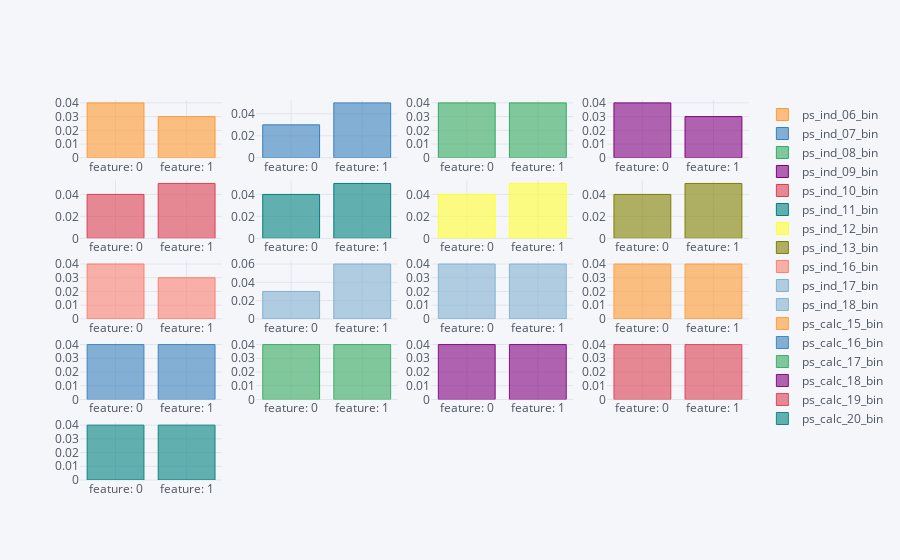

The notebook cell saved with this chart:
### Code cell
df.iplot(kind = 'bar', subplots = True, shape = (5, 4))

### Figure 1 — Plotly figure (JSON) as saved in the notebook; plotly's stock layout.template omitted (floating-point values rounded to 4 significant figures)
{"data": [{"marker": {"color": "rgba(255, 153, 51, 0.6)", "line": {"color": "rgba(255, 153, 51, 1.0)", "width": 1}}, "name": "ps_ind_06_bin", "orientation": "v", "text": "", "type": "bar", "uid": "913a57c5-e837-4d3f-b356-737b1b56b60b", "x": ["feature: 0", "feature: 1"], "xaxis": "x", "y": [0.04, 0.03], "yaxis": "y"}, {"marker": {"color": "rgba(55, 128, 191, 0.6)", "line": {"color": "rgba(55, 128, 191, 1.0)", "width": 1}}, "name": "ps_ind_07_bin", "orientation": "v", "text": "", "type": "bar", "uid": "b6360ea8-29a9-4f01-9ca3-20b9fde2f39e", "x": ["feature: 0", "feature: 1"], "xaxis": "x2", "y": [0.03, 0.05], "yaxis": "y2"}, {"marker": {"color": "rgba(50, 171, 96, 0.6)", "line": {"color": "rgba(50, 171, 96, 1.0)", "width": 1}}, "name": "ps_ind_08_bin", "orientation": "v", "text": "", "type": "bar", "uid": "bbd8d4e2-1d1e-4ba2-b5d9-5cdfe0ffe847", "x": ["feature: 0", "feature: 1"], "xaxis": "x3", "y": [0.04, 0.04], "yaxis": "y3"}, {"marker": {"color": "rgba(128, 0, 128, 0.6)", "line": {"color": "rgba(128, 0, 128, 1.0)", "width": 1}}, "name": "ps_ind_09_bin", "orientation": "v", "text": "", "type": "bar", "uid": "2db38bb0-4102-409c-b407-ea8ae33b1d70", "x": ["feature: 0", "feature: 1"], "xaxis": "x4", "y": [0.04, 0.03], "yaxis": "y4"}, {"marker": {"color": "rgba(219, 64, 82, 0.6)", "line": {"color": "rgba(219, 64, 82, 1.0)", "width": 1}}, "name": "ps_ind_10_bin", "orientation": "v", "text": "", "type": "bar", "uid": "3d770c98-4309-4319-bc7a-94e375a369eb", "x": ["feature: 0", "feature: 1"], "xaxis": "x5", "y": [0.04, 0.05], "yaxis": "y5"}, {"marker": {"color": "rgba(0, 128, 128, 0.6)", "line": {"color": "rgba(0, 128, 128, 1.0)", "width": 1}}, "name": "ps_ind_11_bin", "orientation": "v", "text": "", "type": "bar", "uid": "5258e951-d49a-4db4-b282-72e8f8964db5", "x": ["feature: 0", "feature: 1"], "xaxis": "x6", "y": [0.04, 0.05], "yaxis": "y6"}, {"marker": {"color": "rgba(255, 255, 51, 0.6)", "line": {"color": "rgba(255, 255, 51, 1.0)", "width": 1}}, "name": "ps_ind_12_bin", "orientation": "v", "text": "", "type": "bar", "uid": "21a72cec-0d11-400e-ac2a-878ed6c2f9f8", "x": ["feature: 0", "feature: 1"], "xaxis": "x7", "y": [0.04, 0.05], "yaxis": "y7"}, {"marker": {"color": "rgba(128, 128, 0, 0.6)", "line": {"color": "rgba(128, 128, 0, 1.0)", "width": 1}}, "name": "ps_ind_13_bin", "orientation": "v", "text": "", "type": "bar", "uid": "66bbf9a4-e43a-43d9-af2d-603ba5d8d21c", "x": ["feature: 0", "feature: 1"], "xaxis": "x8", "y": [0.04, 0.05], "yaxis": "y8"}, {"marker": {"color": "rgba(251, 128, 114, 0.6)", "line": {"color": "rgba(251, 128, 114, 1.0)", "width": 1}}, "name": "ps_ind_16_bin", "orientation": "v", "text": "", "type": "bar", "uid": "cd0e4a47-e495-4698-b3b3-0afb388fdc55", "x": ["feature: 0", "feature: 1"], "xaxis": "x9", "y": [0.04, 0.03], "yaxis": "y9"}, {"marker": {"color": "rgba(128, 177, 211, 0.6)", "line": {"color": "rgba(128, 177, 211, 1.0)", "width": 1}}, "name": "ps_ind_17_bin", "orientation": "v", "text": "", "type": "bar", "uid": "5b214e20-a97a-432b-9643-30b324540650", "x": ["feature: 0", "feature: 1"], "xaxis": "x10", "y": [0.03, 0.06], "yaxis": "y10"}, {"marker": {"color": "rgba(128, 177, 211, 0.6)", "line": {"color": "rgba(128, 177, 211, 0.8999999999999999)", "width": 1}}, "name": "ps_ind_18_bin", "orientation": "v", "text": "", "type": "bar", "uid": "15310f07-54cd-4a54-9af4-bf74156537ed", "x": ["feature: 0", "feature: 1"], "xaxis": "x11", "y": [0.04, 0.04], "yaxis": "y11"}, {"marker": {"color": "rgba(255, 153, 51, 0.6)", "line": {"color": "rgba(255, 153, 51, 0.8999999999999999)", "width": 1}}, "name": "ps_calc_15_bin", "orientation": "v", "text": "", "type": "bar", "uid": "a7b907d7-412b-4504-9437-751c9df33e77", "x": ["feature: 0", "feature: 1"], "xaxis": "x12", "y": [0.04, 0.04], "yaxis": "y12"}, {"marker": {"color": "rgba(55, 128, 191, 0.6)", "line": {"color": "rgba(55, 128, 191, 0.8999999999999999)", "width": 1}}, "name": "ps_calc_16_bin", "orientation": "v", "text": "", "type": "bar", "uid": "bf1605b7-922f-4b78-90df-bd228b5e9f3a", "x": ["feature: 0", "feature: 1"], "xaxis": "x13", "y": [0.04, 0.04], "yaxis": "y13"}, {"marker": {"color": "rgba(50, 171, 96, 0.6)", "line": {"color": "rgba(50, 171, 96, 0.8999999999999999)", "width": 1}}, "name": "ps_calc_17_bin", "orientation": "v", "text": "", "type": "bar", "uid": "df0b4cd3-df60-458f-a640-223537be1444", "x": ["feature: 0", "feature: 1"], "xaxis": "x14", "y": [0.04, 0.04], "yaxis": "y14"}, {"marker": {"color": "rgba(128, 0, 128, 0.6)", "line": {"color": "rgba(128, 0, 128, 0.8999999999999999)", "width": 1}}, "name": "ps_calc_18_bin", "orientation": "v", "text": "", "type": "bar", "uid": "f837f245-a691-4c65-b6e1-c82826d6cace", "x": ["feature: 0", "feature: 1"], "xaxis": "x15", "y": [0.04, 0.04], "yaxis": "y15"}, {"marker": {"color": "rgba(219, 64, 82, 0.6)", "line": {"color": "rgba(219, 64, 82, 0.8999999999999999)", "width": 1}}, "name": "ps_calc_19_bin", "orientation": "v", "text": "", "type": "bar", "uid": "8a9276f5-b285-4370-bb0c-8123fd0b3bcb", "x": ["feature: 0", "feature: 1"], "xaxis": "x16", "y": [0.04, 0.04], "yaxis": "y16"}, {"marker": {"color": "rgba(0, 128, 128, 0.6)", "line": {"color": "rgba(0, 128, 128, 0.8999999999999999)", "width": 1}}, "name": "ps_calc_20_bin", "orientation": "v", "text": "", "type": "bar", "uid": "809996f8-3308-40ff-b848-49704e2c4724", "x": ["feature: 0", "feature: 1"], "xaxis": "x17", "y": [0.04, 0.04], "yaxis": "y17"}], "layout": {"legend": {"bgcolor": "#F5F6F9", "font": {"color": "#4D5663"}}, "paper_bgcolor": "#F5F6F9", "plot_bgcolor": "#F5F6F9", "title": {"font": {"color": "#4D5663"}}, "xaxis": {"anchor": "y", "domain": [0, 0.2125], "gridcolor": "#E1E5ED", "showgrid": true, "tickfont": {"color": "#4D5663"}, "title": {"font": {"color": "#4D5663"}, "text": ""}, "zerolinecolor": "#E1E5ED"}, "xaxis10": {"anchor": "y10", "domain": [0.2625, 0.475], "gridcolor": "#E1E5ED", "showgrid": true, "tickfont": {"color": "#4D5663"}, "title": {"font": {"color": "#4D5663"}, "text": ""}, "zerolinecolor": "#E1E5ED"}, "xaxis11": {"anchor": "y11", "domain": [0.525, 0.7375], "gridcolor": "#E1E5ED", "showgrid": true, "tickfont": {"color": "#4D5663"}, "title": {"font": {"color": "#4D5663"}, "text": ""}, "zerolinecolor": "#E1E5ED"}, "xaxis12": {"anchor": "y12", "domain": [0.7875, 1], "gridcolor": "#E1E5ED", "showgrid": true, "tickfont": {"color": "#4D5663"}, "title": {"font": {"color": "#4D5663"}, "text": ""}, "zerolinecolor": "#E1E5ED"}, "xaxis13": {"anchor": "y13", "domain": [0, 0.2125], "gridcolor": "#E1E5ED", "showgrid": true, "tickfont": {"color": "#4D5663"}, "title": {"font": {"color": "#4D5663"}, "text": ""}, "zerolinecolor": "#E1E5ED"}, "xaxis14": {"anchor": "y14", "domain": [0.2625, 0.475], "gridcolor": "#E1E5ED", "showgrid": true, "tickfont": {"color": "#4D5663"}, "title": {"font": {"color": "#4D5663"}, "text": ""}, "zerolinecolor": "#E1E5ED"}, "xaxis15": {"anchor": "y15", "domain": [0.525, 0.7375], "gridcolor": "#E1E5ED", "showgrid": true, "tickfont": {"color": "#4D5663"}, "title": {"font": {"color": "#4D5663"}, "text": ""}, "zerolinecolor": "#E1E5ED"}, "xaxis16": {"anchor": "y16", "domain": [0.7875, 1], "gridcolor": "#E1E5ED", "showgrid": true, "tickfont": {"color": "#4D5663"}, "title": {"font": {"color": "#4D5663"}, "text": ""}, "zerolinecolor": "#E1E5ED"}, "xaxis17": {"anchor": "y17", "domain": [0, 0.2125], "gridcolor": "#E1E5ED", "showgrid": true, "tickfont": {"color": "#4D5663"}, "title": {"font": {"color": "#4D5663"}, "text": ""}, "zerolinecolor": "#E1E5ED"}, "xaxis18": {"anchor": "y18", "domain": [0.2625, 0.475], "gridcolor": "#E1E5ED", "showgrid": true, "tickfont": {"color": "#4D5663"}, "title": {"font": {"color": "#4D5663"}, "text": ""}, "zerolinecolor": "#E1E5ED"}, "xaxis19": {"anchor": "y19", "domain": [0.525, 0.7375], "gridcolor": "#E1E5ED", "showgrid": true, "tickfont": {"color": "#4D5663"}, "title": {"font": {"color": "#4D5663"}, "text": ""}, "zerolinecolor": "#E1E5ED"}, "xaxis2": {"anchor": "y2", "domain": [0.2625, 0.475], "gridcolor": "#E1E5ED", "showgrid": true, "tickfont": {"color": "#4D5663"}, "title": {"font": {"color": "#4D5663"}, "text": ""}, "zerolinecolor": "#E1E5ED"}, "xaxis20": {"anchor": "y20", "domain": [0.7875, 1], "gridcolor": "#E1E5ED", "showgrid": true, "tickfont": {"color": "#4D5663"}, "title": {"font": {"color": "#4D5663"}, "text": ""}, "zerolinecolor": "#E1E5ED"}, "xaxis3": {"anchor": "y3", "domain": [0.525, 0.7375], "gridcolor": "#E1E5ED", "showgrid": true, "tickfont": {"color": "#4D5663"}, "title": {"font": {"color": "#4D5663"}, "text": ""}, "zerolinecolor": "#E1E5ED"}, "xaxis4": {"anchor": "y4", "domain": [0.7875, 1], "gridcolor": "#E1E5ED", "showgrid": true, "tickfont": {"color": "#4D5663"}, "title": {"font": {"color": "#4D5663"}, "text": ""}, "zerolinecolor": "#E1E5ED"}, "xaxis5": {"anchor": "y5", "domain": [0, 0.2125], "gridcolor": "#E1E5ED", "showgrid": true, "tickfont": {"color": "#4D5663"}, "title": {"font": {"color": "#4D5663"}, "text": ""}, "zerolinecolor": "#E1E5ED"}, "xaxis6": {"anchor": "y6", "domain": [0.2625, 0.475], "gridcolor": "#E1E5ED", "showgrid": true, "tickfont": {"color": "#4D5663"}, "title": {"font": {"color": "#4D5663"}, "text": ""}, "zerolinecolor": "#E1E5ED"}, "xaxis7": {"anchor": "y7", "domain": [0.525, 0.7375], "gridcolor": "#E1E5ED", "showgrid": true, "tickfont": {"color": "#4D5663"}, "title": {"font": {"color": "#4D5663"}, "text": ""}, "zerolinecolor": "#E1E5ED"}, "xaxis8": {"anchor": "y8", "domain": [0.7875, 1], "gridcolor": "#E1E5ED", "showgrid": true, "tickfont": {"color": "#4D5663"}, "title": {"font": {"color": "#4D5663"}, "text": ""}, "zerolinecolor": "#E1E5ED"}, "xaxis9": {"anchor": "y9", "domain": [0, 0.2125], "gridcolor": "#E1E5ED", "showgrid": true, "tickfont": {"color": "#4D5663"}, "title": {"font": {"color": "#4D5663"}, "text": ""}, "zerolinecolor": "#E1E5ED"}, "yaxis": {"anchor": "x", "domain": [0.848, 1], "gridcolor": "#E1E5ED", "showgrid": true, "tickfont": {"color": "#4D5663"}, "title": {"font": {"color": "#4D5663"}, "text": ""}, "zerolinecolor": "#E1E5ED"}, "yaxis10": {"anchor": "x10", "domain": [0.424, 0.576], "gridcolor": "#E1E5ED", "showgrid": true, "tickfont": {"color": "#4D5663"}, "title": {"font": {"color": "#4D5663"}, "text": ""}, "zerolinecolor": "#E1E5ED"}, "yaxis11": {"anchor": "x11", "domain": [0.424, 0.576], "gridcolor": "#E1E5ED", "showgrid": true, "tickfont": {"color": "#4D5663"}, "title": {"font": {"color": "#4D5663"}, "text": ""}, "zerolinecolor": "#E1E5ED"}, "yaxis12": {"anchor": "x12", "domain": [0.424, 0.576], "gridcolor": "#E1E5ED", "showgrid": true, "tickfont": {"color": "#4D5663"}, "title": {"font": {"color": "#4D5663"}, "text": ""}, "zerolinecolor": "#E1E5ED"}, "yaxis13": {"anchor": "x13", "domain": [0.212, 0.364], "gridcolor": "#E1E5ED", "showgrid": true, "tickfont": {"color": "#4D5663"}, "title": {"font": {"color": "#4D5663"}, "text": ""}, "zerolinecolor": "#E1E5ED"}, "yaxis14": {"anchor": "x14", "domain": [0.212, 0.364], "gridcolor": "#E1E5ED", "showgrid": true, "tickfont": {"color": "#4D5663"}, "title": {"font": {"color": "#4D5663"}, "text": ""}, "zerolinecolor": "#E1E5ED"}, "yaxis15": {"anchor": "x15", "domain": [0.212, 0.364], "gridcolor": "#E1E5ED", "showgrid": true, "tickfont": {"color": "#4D5663"}, "title": {"font": {"color": "#4D5663"}, "text": ""}, "zerolinecolor": "#E1E5ED"}, "yaxis16": {"anchor": "x16", "domain": [0.212, 0.364], "gridcolor": "#E1E5ED", "showgrid": true, "tickfont": {"color": "#4D5663"}, "title": {"font": {"color": "#4D5663"}, "text": ""}, "zerolinecolor": "#E1E5ED"}, "yaxis17": {"anchor": "x17", "domain": [0, 0.152], "gridcolor": "#E1E5ED", "showgrid": true, "tickfont": {"color": "#4D5663"}, "title": {"font": {"color": "#4D5663"}, "text": ""}, "zerolinecolor": "#E1E5ED"}, "yaxis18": {"anchor": "x18", "domain": [0, 0.152], "gridcolor": "#E1E5ED", "showgrid": true, "tickfont": {"color": "#4D5663"}, "title": {"font": {"color": "#4D5663"}, "text": ""}, "zerolinecolor": "#E1E5ED"}, "yaxis19": {"anchor": "x19", "domain": [0, 0.152], "gridcolor": "#E1E5ED", "showgrid": true, "tickfont": {"color": "#4D5663"}, "title": {"font": {"color": "#4D5663"}, "text": ""}, "zerolinecolor": "#E1E5ED"}, "yaxis2": {"anchor": "x2", "domain": [0.848, 1], "gridcolor": "#E1E5ED", "showgrid": true, "tickfont": {"color": "#4D5663"}, "title": {"font": {"color": "#4D5663"}, "text": ""}, "zerolinecolor": "#E1E5ED"}, "yaxis20": {"anchor": "x20", "domain": [0, 0.152], "gridcolor": "#E1E5ED", "showgrid": true, "tickfont": {"color": "#4D5663"}, "title": {"font": {"color": "#4D5663"}, "text": ""}, "zerolinecolor": "#E1E5ED"}, "yaxis3": {"anchor": "x3", "domain": [0.848, 1], "gridcolor": "#E1E5ED", "showgrid": true, "tickfont": {"color": "#4D5663"}, "title": {"font": {"color": "#4D5663"}, "text": ""}, "zerolinecolor": "#E1E5ED"}, "yaxis4": {"anchor": "x4", "domain": [0.848, 1], "gridcolor": "#E1E5ED", "showgrid": true, "tickfont": {"color": "#4D5663"}, "title": {"font": {"color": "#4D5663"}, "text": ""}, "zerolinecolor": "#E1E5ED"}, "yaxis5": {"anchor": "x5", "domain": [0.636, 0.788], "gridcolor": "#E1E5ED", "showgrid": true, "tickfont": {"color": "#4D5663"}, "title": {"font": {"color": "#4D5663"}, "text": ""}, "zerolinecolor": "#E1E5ED"}, "yaxis6": {"anchor": "x6", "domain": [0.636, 0.788], "gridcolor": "#E1E5ED", "showgrid": true, "tickfont": {"color": "#4D5663"}, "title": {"font": {"color": "#4D5663"}, "text": ""}, "zerolinecolor": "#E1E5ED"}, "yaxis7": {"anchor": "x7", "domain": [0.636, 0.788], "gridcolor": "#E1E5ED", "showgrid": true, "tickfont": {"color": "#4D5663"}, "title": {"font": {"color": "#4D5663"}, "text": ""}, "zerolinecolor": "#E1E5ED"}, "yaxis8": {"anchor": "x8", "domain": [0.636, 0.788], "gridcolor": "#E1E5ED", "showgrid": true, "tickfont": {"color": "#4D5663"}, "title": {"font": {"color": "#4D5663"}, "text": ""}, "zerolinecolor": "#E1E5ED"}, "yaxis9": {"anchor": "x9", "domain": [0.424, 0.576], "gridcolor": "#E1E5ED", "showgrid": true, "tickfont": {"color": "#4D5663"}, "title": {"font": {"color": "#4D5663"}, "text": ""}, "zerolinecolor": "#E1E5ED"}}}
